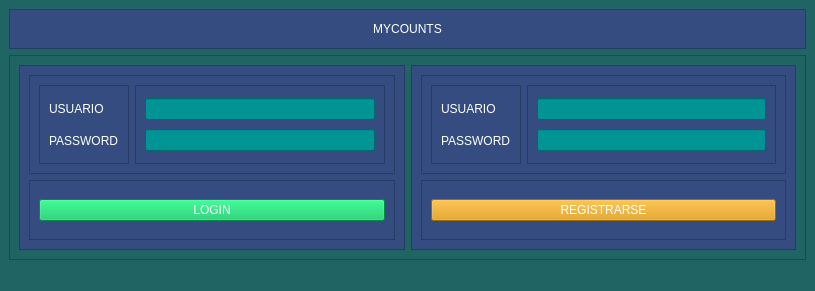
<?xml version="1.0" encoding="UTF-8"?>
<ui version="4.0">
 <class>MainWindow</class>
 <widget class="QMainWindow" name="MainWindow">
  <property name="geometry">
   <rect>
    <x>0</x>
    <y>0</y>
    <width>815</width>
    <height>291</height>
   </rect>
  </property>
  <property name="windowTitle">
   <string>MainWindow</string>
  </property>
  <property name="styleSheet">
   <string notr="true">background-color: rgb(33, 100, 100);</string>
  </property>
  <widget class="QWidget" name="centralwidget">
   <layout class="QVBoxLayout" name="verticalLayout">
    <item>
     <widget class="QFrame" name="frame">
      <property name="maximumSize">
       <size>
        <width>16777215</width>
        <height>40</height>
       </size>
      </property>
      <property name="styleSheet">
       <string notr="true">background-color: rgb(52, 76, 127);</string>
      </property>
      <property name="frameShape">
       <enum>QFrame::StyledPanel</enum>
      </property>
      <property name="frameShadow">
       <enum>QFrame::Raised</enum>
      </property>
      <layout class="QHBoxLayout" name="horizontalLayout">
       <item>
        <widget class="QLabel" name="label_4">
         <property name="styleSheet">
          <string notr="true">font: 14pt &quot;Microsoft YaHei UI&quot;;
color: rgb(255, 255, 255);</string>
         </property>
         <property name="text">
          <string>MYCOUNTS</string>
         </property>
         <property name="alignment">
          <set>Qt::AlignCenter</set>
         </property>
        </widget>
       </item>
      </layout>
     </widget>
    </item>
    <item>
     <widget class="QFrame" name="frame_12">
      <property name="frameShape">
       <enum>QFrame::StyledPanel</enum>
      </property>
      <property name="frameShadow">
       <enum>QFrame::Raised</enum>
      </property>
      <layout class="QHBoxLayout" name="horizontalLayout_4">
       <item>
        <widget class="QFrame" name="frame_2">
         <property name="styleSheet">
          <string notr="true">background-color: rgb(52, 76, 127);</string>
         </property>
         <property name="frameShape">
          <enum>QFrame::StyledPanel</enum>
         </property>
         <property name="frameShadow">
          <enum>QFrame::Raised</enum>
         </property>
         <layout class="QVBoxLayout" name="verticalLayout_2">
          <item>
           <widget class="QFrame" name="frame_3">
            <property name="frameShape">
             <enum>QFrame::StyledPanel</enum>
            </property>
            <property name="frameShadow">
             <enum>QFrame::Raised</enum>
            </property>
            <layout class="QHBoxLayout" name="horizontalLayout_2">
             <item>
              <widget class="QFrame" name="frame_5">
               <property name="frameShape">
                <enum>QFrame::StyledPanel</enum>
               </property>
               <property name="frameShadow">
                <enum>QFrame::Raised</enum>
               </property>
               <layout class="QVBoxLayout" name="verticalLayout_3">
                <item>
                 <widget class="QLabel" name="label_2">
                  <property name="styleSheet">
                   <string notr="true">font: 14pt &quot;Microsoft YaHei UI&quot;;
color: rgb(255, 255, 255);</string>
                  </property>
                  <property name="text">
                   <string>USUARIO</string>
                  </property>
                  <property name="alignment">
                   <set>Qt::AlignLeading|Qt::AlignLeft|Qt::AlignVCenter</set>
                  </property>
                 </widget>
                </item>
                <item>
                 <widget class="QLabel" name="label_3">
                  <property name="enabled">
                   <bool>true</bool>
                  </property>
                  <property name="styleSheet">
                   <string notr="true">font: 14pt &quot;Microsoft YaHei UI&quot;;
color: rgb(255, 255, 255);</string>
                  </property>
                  <property name="text">
                   <string>PASSWORD</string>
                  </property>
                  <property name="alignment">
                   <set>Qt::AlignLeading|Qt::AlignLeft|Qt::AlignVCenter</set>
                  </property>
                 </widget>
                </item>
               </layout>
              </widget>
             </item>
             <item>
              <widget class="QFrame" name="frame_6">
               <property name="frameShape">
                <enum>QFrame::StyledPanel</enum>
               </property>
               <property name="frameShadow">
                <enum>QFrame::Raised</enum>
               </property>
               <layout class="QVBoxLayout" name="verticalLayout_4">
                <item>
                 <widget class="QLineEdit" name="leUsuarioLogin">
                  <property name="styleSheet">
                   <string notr="true">font: 14pt &quot;Microsoft YaHei UI&quot;;
color: rgb(255, 255, 255);
background-color: rgb(0, 148, 148);</string>
                  </property>
                 </widget>
                </item>
                <item>
                 <widget class="QLineEdit" name="lePasswordLogin">
                  <property name="styleSheet">
                   <string notr="true">font: 14pt &quot;Microsoft YaHei UI&quot;;
color: rgb(255, 255, 255);
background-color: rgb(0, 148, 148);</string>
                  </property>
                 </widget>
                </item>
               </layout>
              </widget>
             </item>
            </layout>
           </widget>
          </item>
          <item>
           <widget class="QFrame" name="frame_4">
            <property name="maximumSize">
             <size>
              <width>16777215</width>
              <height>60</height>
             </size>
            </property>
            <property name="frameShape">
             <enum>QFrame::StyledPanel</enum>
            </property>
            <property name="frameShadow">
             <enum>QFrame::Raised</enum>
            </property>
            <layout class="QVBoxLayout" name="verticalLayout_5">
             <item>
              <widget class="QPushButton" name="pbLogin">
               <property name="styleSheet">
                <string notr="true">background-color: rgb(0, 195, 94);
font: 14pt &quot;Microsoft YaHei UI&quot;;
color: rgb(255, 255, 255);</string>
               </property>
               <property name="text">
                <string>LOGIN</string>
               </property>
              </widget>
             </item>
            </layout>
           </widget>
          </item>
         </layout>
        </widget>
       </item>
       <item>
        <widget class="QFrame" name="frame_7">
         <property name="styleSheet">
          <string notr="true">background-color: rgb(52, 76, 127);</string>
         </property>
         <property name="frameShape">
          <enum>QFrame::StyledPanel</enum>
         </property>
         <property name="frameShadow">
          <enum>QFrame::Raised</enum>
         </property>
         <layout class="QVBoxLayout" name="verticalLayout_6">
          <item>
           <widget class="QFrame" name="frame_8">
            <property name="frameShape">
             <enum>QFrame::StyledPanel</enum>
            </property>
            <property name="frameShadow">
             <enum>QFrame::Raised</enum>
            </property>
            <layout class="QHBoxLayout" name="horizontalLayout_3">
             <item>
              <widget class="QFrame" name="frame_9">
               <property name="frameShape">
                <enum>QFrame::StyledPanel</enum>
               </property>
               <property name="frameShadow">
                <enum>QFrame::Raised</enum>
               </property>
               <layout class="QVBoxLayout" name="verticalLayout_7">
                <item>
                 <widget class="QLabel" name="label_5">
                  <property name="styleSheet">
                   <string notr="true">font: 14pt &quot;Microsoft YaHei UI&quot;;
color: rgb(255, 255, 255);</string>
                  </property>
                  <property name="text">
                   <string>USUARIO</string>
                  </property>
                  <property name="alignment">
                   <set>Qt::AlignLeading|Qt::AlignLeft|Qt::AlignVCenter</set>
                  </property>
                 </widget>
                </item>
                <item>
                 <widget class="QLabel" name="label_6">
                  <property name="enabled">
                   <bool>true</bool>
                  </property>
                  <property name="styleSheet">
                   <string notr="true">font: 14pt &quot;Microsoft YaHei UI&quot;;
color: rgb(255, 255, 255);</string>
                  </property>
                  <property name="text">
                   <string>PASSWORD</string>
                  </property>
                  <property name="alignment">
                   <set>Qt::AlignLeading|Qt::AlignLeft|Qt::AlignVCenter</set>
                  </property>
                 </widget>
                </item>
               </layout>
              </widget>
             </item>
             <item>
              <widget class="QFrame" name="frame_10">
               <property name="frameShape">
                <enum>QFrame::StyledPanel</enum>
               </property>
               <property name="frameShadow">
                <enum>QFrame::Raised</enum>
               </property>
               <layout class="QVBoxLayout" name="verticalLayout_8">
                <item>
                 <widget class="QLineEdit" name="leUsuarioReg">
                  <property name="styleSheet">
                   <string notr="true">font: 14pt &quot;Microsoft YaHei UI&quot;;
color: rgb(255, 255, 255);
background-color: rgb(0, 148, 148);</string>
                  </property>
                 </widget>
                </item>
                <item>
                 <widget class="QLineEdit" name="lePasswordRe">
                  <property name="styleSheet">
                   <string notr="true">font: 14pt &quot;Microsoft YaHei UI&quot;;
color: rgb(255, 255, 255);
background-color: rgb(0, 148, 148);</string>
                  </property>
                 </widget>
                </item>
               </layout>
              </widget>
             </item>
            </layout>
           </widget>
          </item>
          <item>
           <widget class="QFrame" name="frame_11">
            <property name="maximumSize">
             <size>
              <width>16777215</width>
              <height>60</height>
             </size>
            </property>
            <property name="frameShape">
             <enum>QFrame::StyledPanel</enum>
            </property>
            <property name="frameShadow">
             <enum>QFrame::Raised</enum>
            </property>
            <layout class="QVBoxLayout" name="verticalLayout_9">
             <item>
              <widget class="QPushButton" name="pbRegistrar">
               <property name="styleSheet">
                <string notr="true">background-color: rgb(223, 149, 0);
font: 14pt &quot;Microsoft YaHei UI&quot;;
color: rgb(255, 255, 255);</string>
               </property>
               <property name="text">
                <string>REGISTRARSE</string>
               </property>
              </widget>
             </item>
            </layout>
           </widget>
          </item>
         </layout>
        </widget>
       </item>
      </layout>
     </widget>
    </item>
   </layout>
  </widget>
  <widget class="QStatusBar" name="statusbar"/>
 </widget>
 <resources/>
 <connections/>
</ui>
